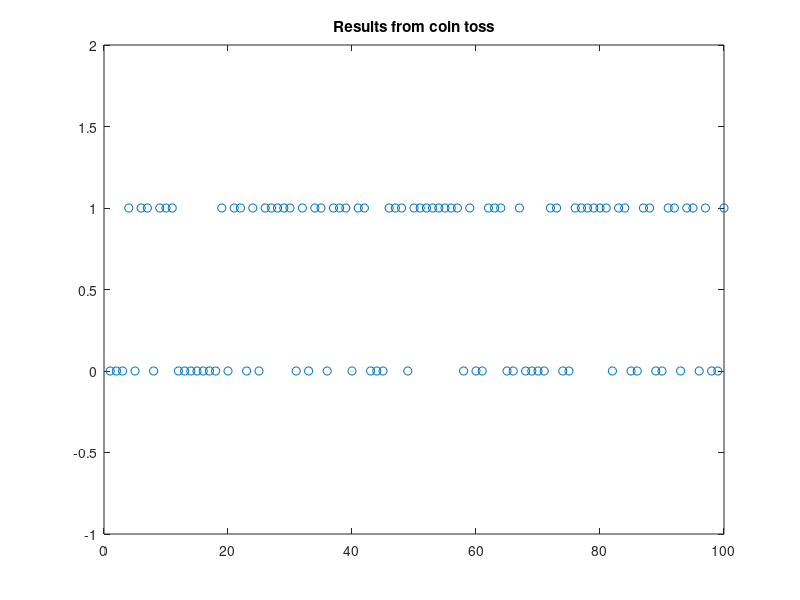

This chart was generated by the following MATLAB code: (Note: this script raises an error after producing the figure.)
% A simple coin toss example
%
for m = 1:100
    if rand(1) < .5
        toss(m) = 0;
    else
        toss(m) = 1;
    end
end

figure(1)
plot(toss, 'o');
axis([0 m -1 2])
title('Results from coin toss')

figure(2)
histogram(toss);
title('Histogram of results from coin toss')


